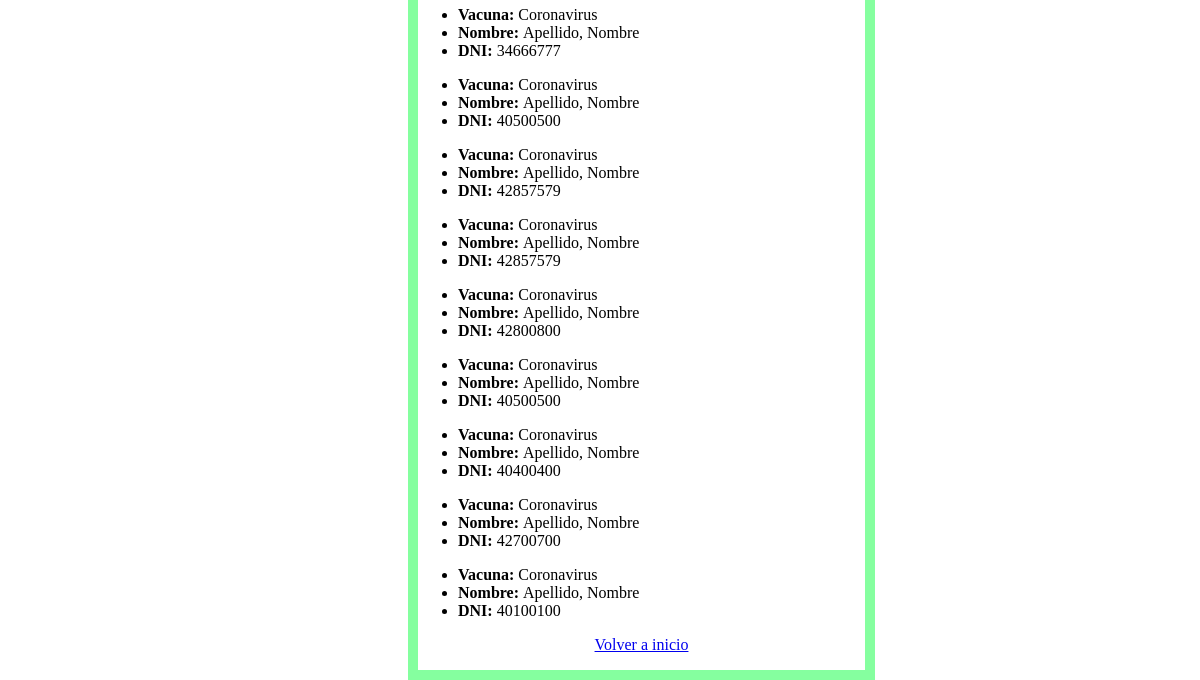
/informe_covid (lower part), run on an earlier commit of the app's database.
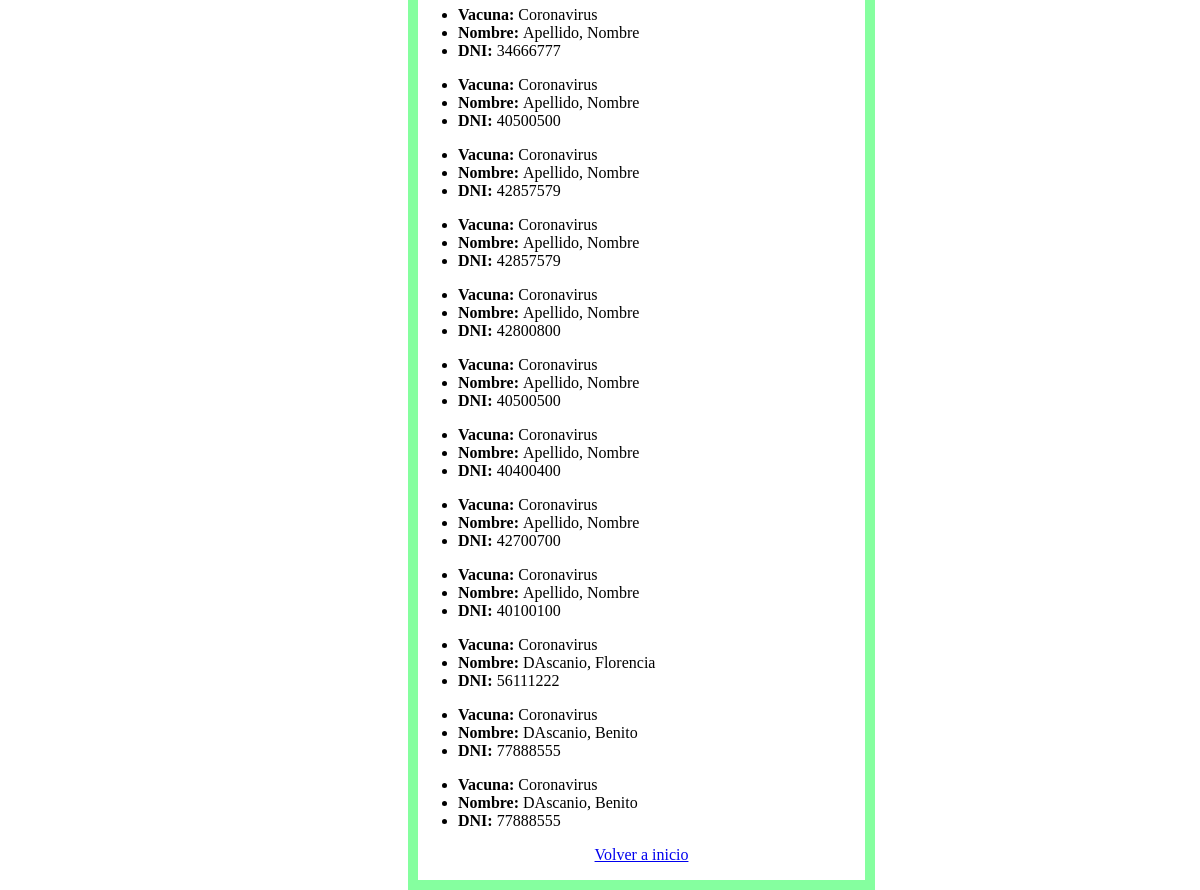
And on a later commit of the database.
### api_gestion_usuarios/models.py (models this page shows, shortened)
class Turno(models.Model):
    fecha=models.DateField(blank=True, null=True)
    hora=models.TimeField(blank=True, null=True)
    vacuna=models.CharField(max_length=40)
    usuario_a_vacunar=models.CharField(max_length=8)
    nombre_usuario=models.CharField(max_length=50)
    apellido_usuario=models.CharField(max_length=50)
    dosis=models.CharField(max_length=10, blank=True, null=True)
    vacunatorio=models.CharField(max_length=40)
    estado=models.CharField(max_length=40, choices=estados_turno)
    observaciones=models.CharField(max_length=100, blank=True, null=True, default='Ninguna observación')

### api_gestion_usuarios/views.py (the view)
# urls.py: path('informe_covid', informe_covid,name='informe_covid'),
def informe_covid(request): #NO SE USA
    turnos=list(Turno.objects.filter(vacuna='Coronavirus'))
    return render(request, "gestion_admin/informe_covid.html",{"turnos":turnos} )

### api_gestion_usuarios/templates/gestion_admin/informe_covid.html (shortened to what this page needs)
{% extends "gestion_usuarios/base.html" %}
{% block content %}
<html>
    <body>
    <span style="float: left; border: solid 10px hsl(133, 100%, 76%); margin-left: 400px;text-align: left">
    {% if turnos %}
        {% for turno in turnos %}
        <ul>
            <li> <b> Vacuna: </b> {{turno.vacuna}}  </li>
            <li> <b> Nombre: </b> {{turno.apellido_usuario}}, {{turno.nombre_usuario}} </li>
            <li> <b> DNI: </b> {{turno.usuario_a_vacunar}}</li>
        </ul>
        {% endfor %}
    {% else %}
        Nadie solicito la vacuna de Coronavirus
    {% endif %}
    <p style="text-align:center">
        <a href="{% url 'inicio_admin' %}">
            Volver a inicio
        </a>
    </p>
    </span>
    </body>
</html>
{% endblock %}

What changed in the data, as far as the page shows it:
added Turno: vacuna "Coronavirus", apellido_usuario "DAscanio", nombre_usuario "Florencia", usuario_a_vacunar "56111222"
added Turno: vacuna "Coronavirus", apellido_usuario "DAscanio", nombre_usuario "Benito", usuario_a_vacunar "77888555"
added Turno: vacuna "Coronavirus", apellido_usuario "DAscanio", nombre_usuario "Benito", usuario_a_vacunar "77888555"
